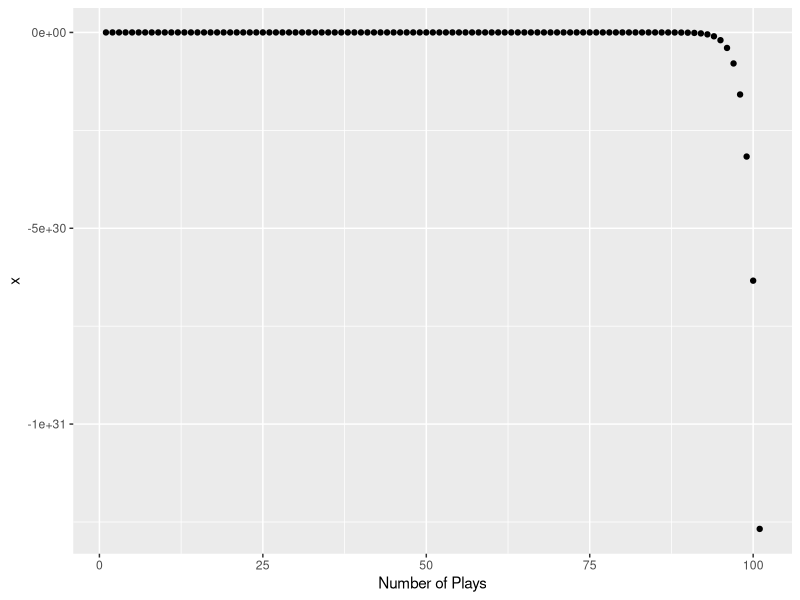

Recreate this plot in R. (Note: a time limit stopped this script after it produced the figure.)
## ---- chunk 1
knitr::opts_chunk$set(echo = TRUE)
## ---- chunk 2
library(purrr)
library(ggplot2)
bett1n = function(original_amount=1000, times=50, bet=10, payout=35, odd=37, m =2)
{
  amount_series = c()
  amount_series[1] = original_amount
  new_bet = bet
  win = rbernoulli(times, 1/(odd+1))
  for (i in 1:times)
  {
    if (win[i]){
      amount_series[i+1] = amount_series[i] + (payout)*new_bet
      new_bet = bet
    } 
    else {
      amount_series[i+1] = amount_series[i] - new_bet
      new_bet = m*new_bet
    }
    
  }
  
  return(amount_series) 
}

bett_lt = function(no.simu =  1000, original_amount=1000, times=50, bet=10, payout=35, odd=37, m =2)
{
  amount_series_lt = matrix(0, ncol = no.simu, nrow = (times +1))
  
  for (i in 1:no.simu)
  {
    amount_series_lt[,i] = bett1n(original_amount=original_amount, times=times, bet=bet, payout=payout, odd=odd, m =m)
  }
  
  amount_series_lt_expected = apply(amount_series_lt,1, mean)
  return(amount_series_lt_expected)
}
## ---- chunk 3
x = bett1n(original_amount=1000, times=100, bet=10, payout=35, odd=37, m=2)
qplot(c(1:length(x)),x, xlab='Number of Plays')
## ---- chunk 4
x = bett_lt(no.simu =  1000000, original_amount=1000, times=100, bet=10, payout=35, odd=37, m=2)
qplot(c(1:length(x)),x, xlab = 'Number of Plays')
